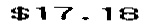
#> input picture rotated.jpg, 152 x 28 px, found by its file name
$ python test.py
#> lines starting #> are read from the running program, lines starting #| are printed output that depends on the picture; after the words box and inside, x2 and y2 are one past the last pixel; in counts of white or black regions, pixels touching at a corner belong together
import cv2
import pytesseract
import numpy as np

def preprocess_for_total(image_path):
    """
    Specific preprocessing for receipt totals like $17.18
    """
    img = cv2.imread(image_path)
#> img is the input picture: shape (28, 152, 3); min 0, max 255, mean 226.5
    gray = cv2.cvtColor(img, cv2.COLOR_BGR2GRAY)

    # Step 1: Aggressive shadow removal
    # Use morphological gradient to find text regions
    kernel = cv2.getStructuringElement(cv2.MORPH_RECT, (9,9))
    tophat = cv2.morphologyEx(gray, cv2.MORPH_TOPHAT, kernel)
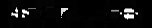
#> tophat: shape (28, 152); min 0, max 255, mean 12.4
    blackhat = cv2.morphologyEx(gray, cv2.MORPH_BLACKHAT, kernel)
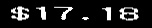
#> blackhat: shape (28, 152); min 0, max 255, mean 28.5

    # Combine to enhance text
    enhanced = cv2.add(gray, tophat)
    enhanced = cv2.subtract(enhanced, blackhat)
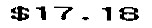
#> enhanced: shape (28, 152); min 0, max 255, mean 222.7

    # Step 2: Normalize lighting
    # Calculate local mean
    blur = cv2.GaussianBlur(enhanced, (51,51), 0)
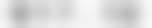
#> blur: shape (28, 152); min 177, max 250, mean 221.7
    divided = cv2.divide(enhanced, blur, scale=255)
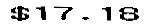
#> divided: shape (28, 152); min 0, max 255, mean 224.5

    # Step 3: Sharpen
    kernel_sharpen = np.array([[-1,-1,-1],
                               [-1, 9,-1],
                               [-1,-1,-1]])
    sharpened = cv2.filter2D(divided, -1, kernel_sharpen)

    # Step 4: Threshold with multiple methods
    # Method 1: OTSU
    _, otsu = cv2.threshold(sharpened, 0, 255, cv2.THRESH_BINARY + cv2.THRESH_OTSU)
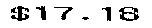
#> otsu: shape (28, 152); 88.2% white; 7 black regions (1 under 20 px), largest, box (x1, y1, x2, y2) and area: (119, 7, 139, 21) 135, (11, 6, 29, 21) 124, (36, 6, 46, 20) 73, (54, 7, 73, 20) 70, (102, 7, 111, 21) 65, (11, 7, 17, 13) 21

    # Method 2: Adaptive
    adaptive = cv2.adaptiveThreshold(sharpened, 255,
                                   cv2.ADAPTIVE_THRESH_GAUSSIAN_C,
                                   cv2.THRESH_BINARY, 15, 10)

    # Step 5: Clean up
    # Remove small noise
    kernel = np.ones((2,2), np.uint8)
    cleaned = cv2.morphologyEx(otsu, cv2.MORPH_CLOSE, kernel)
#> cleaned: shape (28, 152); 89.6% white; 12 black regions (6 under 20 px), largest, box (x1, y1, x2, y2) and area: (18, 7, 30, 22) 92, (37, 7, 47, 21) 72, (120, 9, 134, 22) 67, (106, 8, 112, 22) 60, (63, 8, 73, 21) 53, (135, 15, 140, 21) 23
    cleaned = cv2.morphologyEx(cleaned, cv2.MORPH_OPEN, kernel)
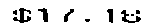
#> cleaned: shape (28, 152); 89.5% white; 9 black regions (4 under 20 px), largest, box (x1, y1, x2, y2) and area: (13, 8, 31, 23) 121, (121, 10, 141, 23) 91, (38, 8, 48, 22) 73, (107, 9, 113, 23) 60, (64, 9, 74, 22) 53

    return cleaned, adaptive, otsu

# Process the image
image_path = r'C:\Users\ABC\Documents\receiptYOLOProject\rotated.jpg'
cleaned, adaptive, otsu = preprocess_for_total(image_path)

# Save processed versions to debug
cv2.imwrite('cleaned.png', cleaned)
cv2.imwrite('adaptive.png', adaptive)
cv2.imwrite('otsu.png', otsu)

# Configure Tesseract for numbers and currency
custom_config = r'--psm 7 -c tessedit_char_whitelist=0123456789.$- '

# Tesseract path
pytesseract.pytesseract.tesseract_cmd = r"C:\Program Files\Tesseract-OCR\tesseract.exe"

# Try different versions
for img, name in [(cleaned, 'cleaned'), (adaptive, 'adaptive'), (otsu, 'otsu')]:
#> (the run stopped early here; a loop or call above may not have finished)
